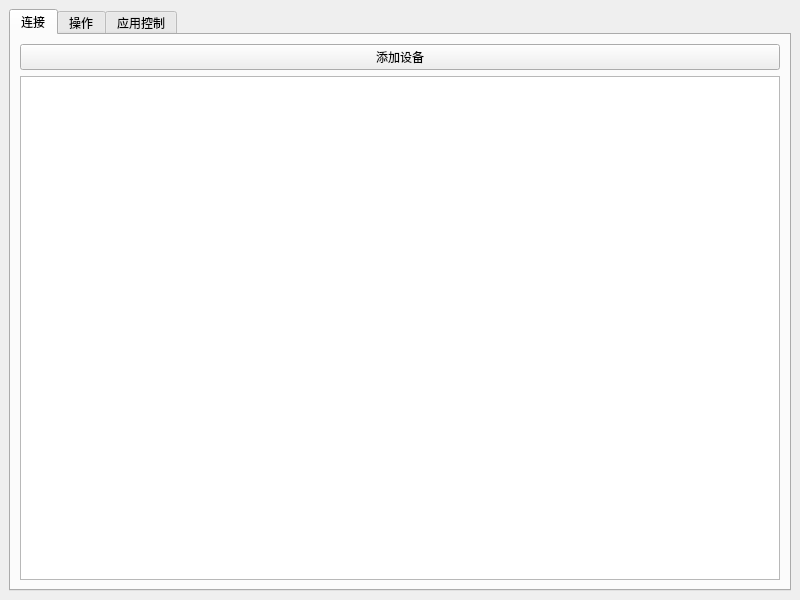
<?xml version="1.0" encoding="UTF-8"?>
<ui version="4.0">
 <class>MainWindow</class>
 <widget class="QMainWindow" name="MainWindow">
  <property name="geometry">
   <rect>
    <x>0</x>
    <y>0</y>
    <width>800</width>
    <height>600</height>
   </rect>
  </property>
  <property name="windowTitle">
   <string>OpenDGLab Desktop</string>
  </property>
  <property name="windowIcon">
   <iconset resource="../res/image.qrc">
    <normaloff>:/icon/OpenDGLab-Desktop.png</normaloff>:/icon/OpenDGLab-Desktop.png</iconset>
  </property>
  <widget class="QWidget" name="centralwidget">
   <layout class="QGridLayout" name="gridLayout">
    <item row="0" column="0">
     <widget class="QTabWidget" name="tabWidget">
      <property name="sizePolicy">
       <sizepolicy hsizetype="Expanding" vsizetype="Expanding">
        <horstretch>0</horstretch>
        <verstretch>0</verstretch>
       </sizepolicy>
      </property>
      <property name="currentIndex">
       <number>0</number>
      </property>
      <widget class="QWidget" name="tabConnect">
       <attribute name="title">
        <string>连接</string>
       </attribute>
       <layout class="QGridLayout" name="gridLayout_3">
        <item row="0" column="0">
         <widget class="QPushButton" name="btnAddDevice">
          <property name="text">
           <string>添加设备</string>
          </property>
         </widget>
        </item>
        <item row="1" column="0">
         <widget class="QListWidget" name="listDevice"/>
        </item>
       </layout>
      </widget>
      <widget class="QWidget" name="tabOperator">
       <attribute name="title">
        <string>操作</string>
       </attribute>
       <layout class="QGridLayout" name="gridLayout_4">
        <item row="1" column="0" colspan="5">
         <widget class="Line" name="line">
          <property name="orientation">
           <enum>Qt::Horizontal</enum>
          </property>
         </widget>
        </item>
        <item row="2" column="2">
         <widget class="QSlider" name="allBoost">
          <property name="minimum">
           <number>1</number>
          </property>
          <property name="maximum">
           <number>274</number>
          </property>
          <property name="orientation">
           <enum>Qt::Horizontal</enum>
          </property>
         </widget>
        </item>
        <item row="2" column="4">
         <widget class="QPushButton" name="btn_boost">
          <property name="text">
           <string>按住执行</string>
          </property>
         </widget>
        </item>
        <item row="0" column="0" colspan="5">
         <widget class="QListWidget" name="listOperator">
          <property name="styleSheet">
           <string notr="true">QListWidget::item { border-bottom: 1px solid black; }</string>
          </property>
         </widget>
        </item>
        <item row="2" column="0">
         <widget class="QLabel" name="lbl_cap_boost">
          <property name="text">
           <string>&lt;html&gt;&lt;head/&gt;&lt;body&gt;&lt;p&gt;突增&lt;/p&gt;&lt;/body&gt;&lt;/html&gt;</string>
          </property>
         </widget>
        </item>
        <item row="2" column="3">
         <widget class="QLabel" name="lbl_boost">
          <property name="text">
           <string>1</string>
          </property>
         </widget>
        </item>
       </layout>
      </widget>
      <widget class="QWidget" name="tabApplicationControl">
       <attribute name="title">
        <string>应用控制</string>
       </attribute>
       <layout class="QGridLayout" name="gridLayout_6">
        <item row="0" column="0">
         <widget class="RemoteControl" name="widget_remote" native="true"/>
        </item>
       </layout>
      </widget>
     </widget>
    </item>
   </layout>
  </widget>
 </widget>
 <customwidgets>
  <customwidget>
   <class>RemoteControl</class>
   <extends>QWidget</extends>
   <header>remoteControl.h</header>
   <container>1</container>
  </customwidget>
 </customwidgets>
 <resources>
  <include location="../res/image.qrc"/>
 </resources>
 <connections/>
</ui>
